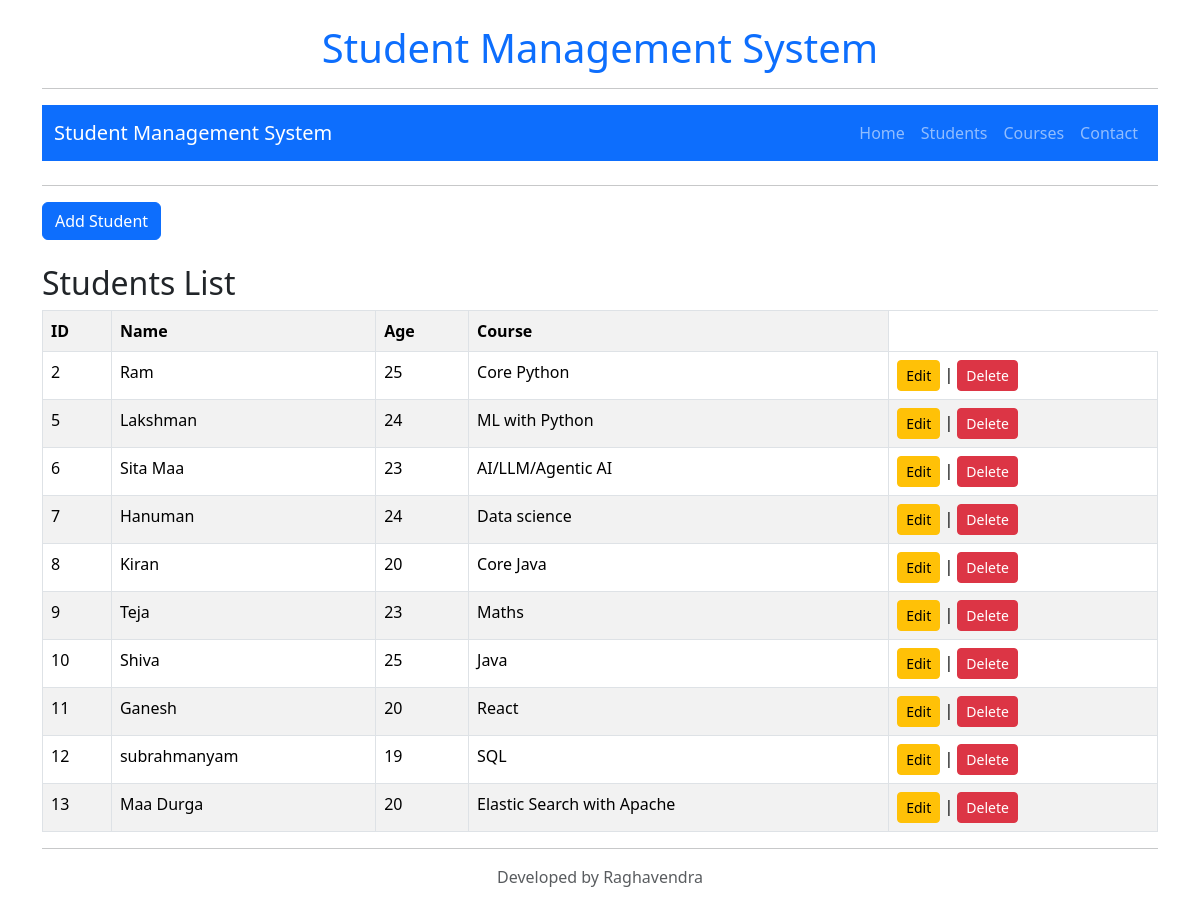
The page /students/view/ on the database as committed earlier.
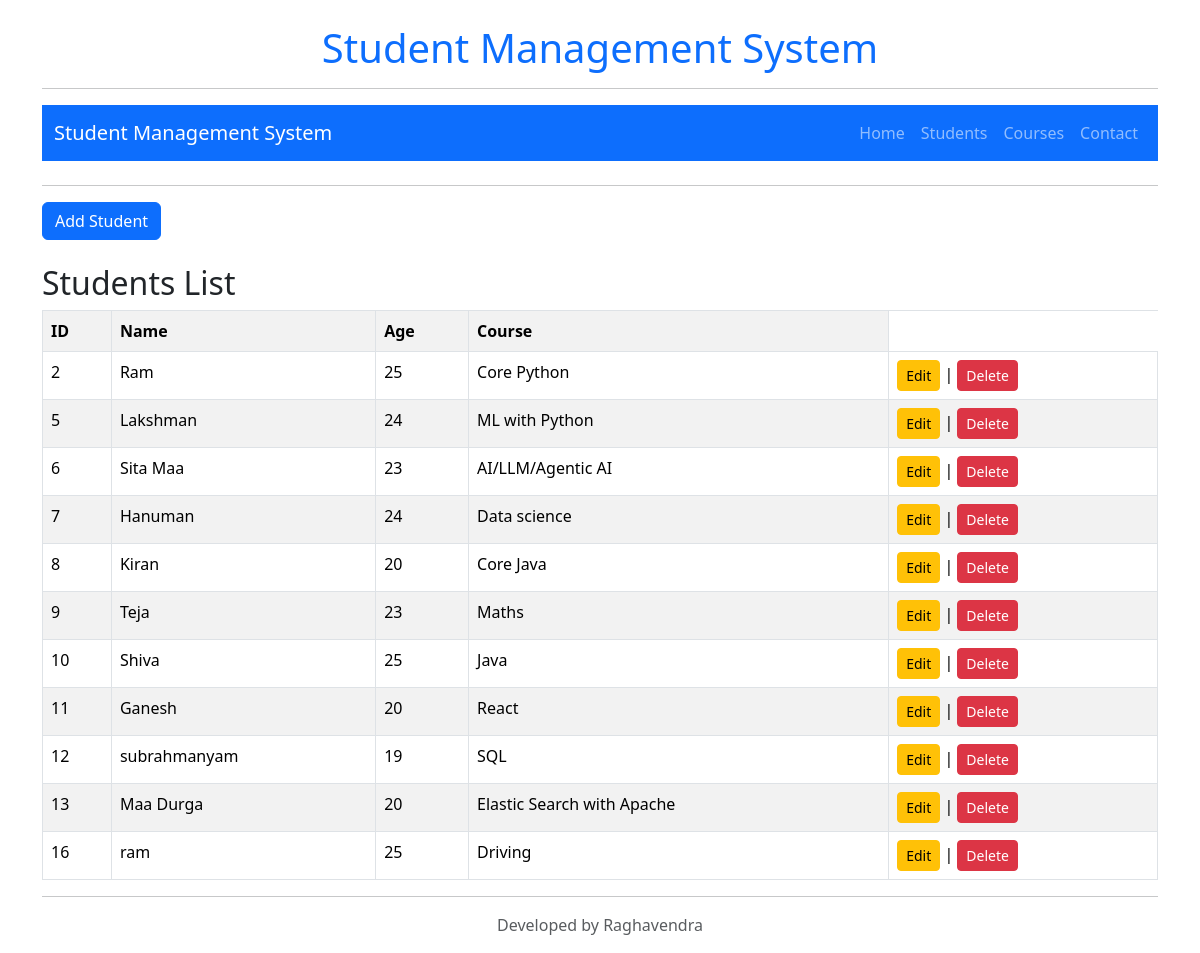
The same page on the database as committed later.
### students/models.py (models this page shows, shortened)
class Student(models.Model):
    name = models.CharField(max_length=100)
    age = models.IntegerField()
    course = models.CharField(max_length=100)

### students/views.py (the view)
# urls.py: path("view/", views.student_list, name="student-list"),
def student_list(request):
    students = Student.objects.all()
    return render(request, "students/students-list-bs.html", {"students": students})

### students/templates/students/students-list-bs.html (shortened to what this page needs)
{% extends "base-bootstrap.html" %}
{% block content %}
<a href="{% url 'create-student' %}"
   class="btn btn-primary">
    Add Student
</a>
<br><br>
<h2>Students List</h2>
<table class="table table-bordered table-striped">
    <tr>
        <th>ID</th>
        <th>Name</th>
        <th>Age</th>
        <th>Course</th>
    </tr>
    {% for student in students %}
        <tr>
            <td>{{ student.id }}</td>
            <td>{{ student.name }}</td>
            <td>{{ student.age }}</td>
            <td>{{ student.course }}</td>
            <td>
                <a href="{% url 'update-student-modelform' student.id %} " class="btn btn-warning btn-sm">
                    Edit
                </a>
                |
                <a href="{% url 'delete-student' student.id %}" class="btn btn-danger btn-sm">
                    Delete
                </a>
            </td>
        </tr>
    {% empty %}
    <tr>
        <td colspan="4">
            No students available.
        </td>
    </tr>
    {% endfor %}
</table>
{% endblock %}

Rows that differ between the two databases and show on the page:
added Student: id "16", name "ram", age "25", course "Driving"
